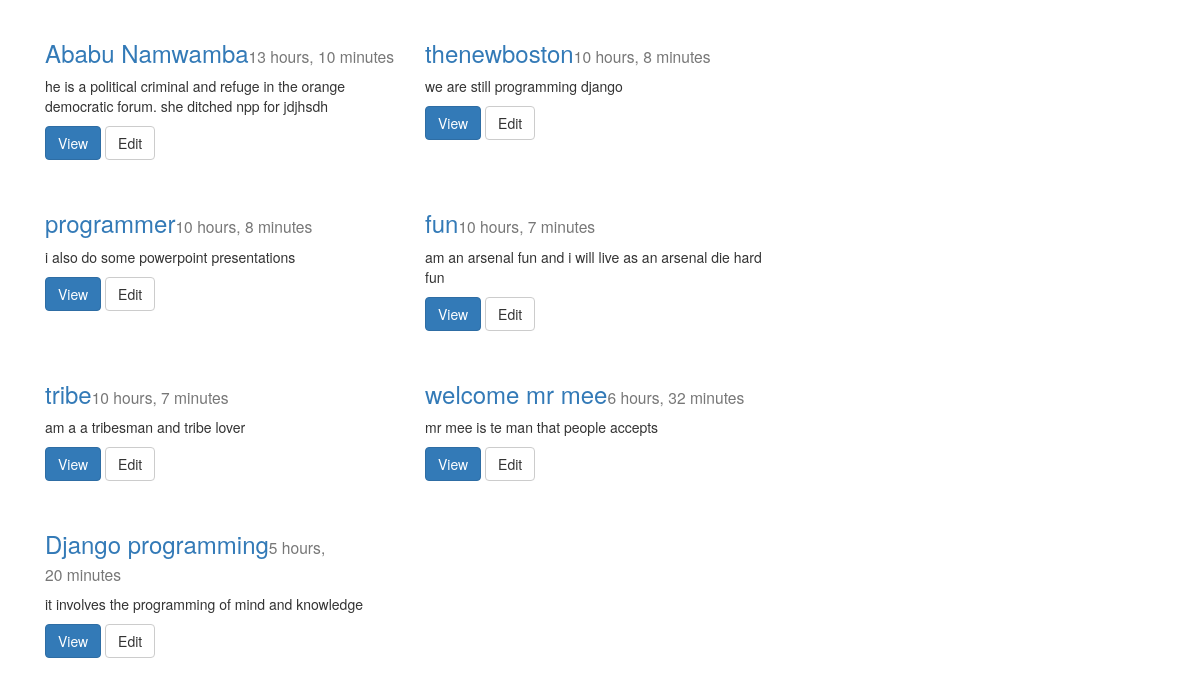
Screenshot of /post/post_show/ with the database file from the repository.
### posts/models.py (models this page shows, shortened)
class Post(models.Model):
    title=models.CharField(max_length=200)
    content=models.TextField(max_length=200)
    updated=models.DateTimeField(auto_now=True, auto_now_add=False)
    timestamp=models.DateTimeField(auto_now=False, auto_now_add=True)

### posts/views.py (the view)
def post_show(request):
    queryset=Post.objects.all()
    context={"title":"Showing",
    "object_list":queryset}
    return render_to_response('post/index.html',context)

### posts/templates/post/index.html (shortened to what this page needs)
<!DOCTYPE html>
<html>
  <head>
    {%load staticfiles%}
    <link rel="stylesheet" href="{%static 'css/bootstrap.min.css'%}" media="screen" title="no title" charset="utf-8">
  </head>
  <body>
    <div class="container">
      {%for obj in object_list%}
        <div class="col-sm-6 col-md-4">
          <div class="thumbnails">
            <div class="caption">
              <h3><a href="/post/{{obj.id}}/edit/">{{obj.title}}</a><small>{{obj.timestamp|timesince}}</small></h3>
              <p>
                {{obj.content}}
              </p>
              <p>
                <a href="/post/value/{{obj.id}}" class="btn btn-primary" role="button">View</a>
                <a href="/post/{{obj.id}}/edit/" class="btn btn-default" role="button">Edit</a>
              </p>
            </div>
          </div>
        </div>
        {%cycle " " "<div class='row'></div>"%}
      {%endfor%}
    </div>
  </body>
</html>

### rows the page displays
Post: title "Ababu Namwamba", timestamp "13 hours, 10 minutes", content "he is a political criminal and refuge in the orange democratic forum. she ditched npp for jdjhsdh"
Post: title "thenewboston", timestamp "10 hours, 8 minutes", content "we are still programming django"
Post: title "programmer", timestamp "10 hours, 8 minutes", content "i also do some powerpoint presentations"
Post: title "fun", timestamp "10 hours, 7 minutes", content "am an arsenal fun and i will live as an arsenal die hard fun"
Post: title "tribe", timestamp "10 hours, 7 minutes", content "am a a tribesman and tribe lover"
Post: title "welcome mr mee", timestamp "6 hours, 32 minutes", content "mr mee is te man that people accepts"
Post: title "Django programming", timestamp "5 hours, 20 minutes", content "it involves the programming of mind and knowledge"
